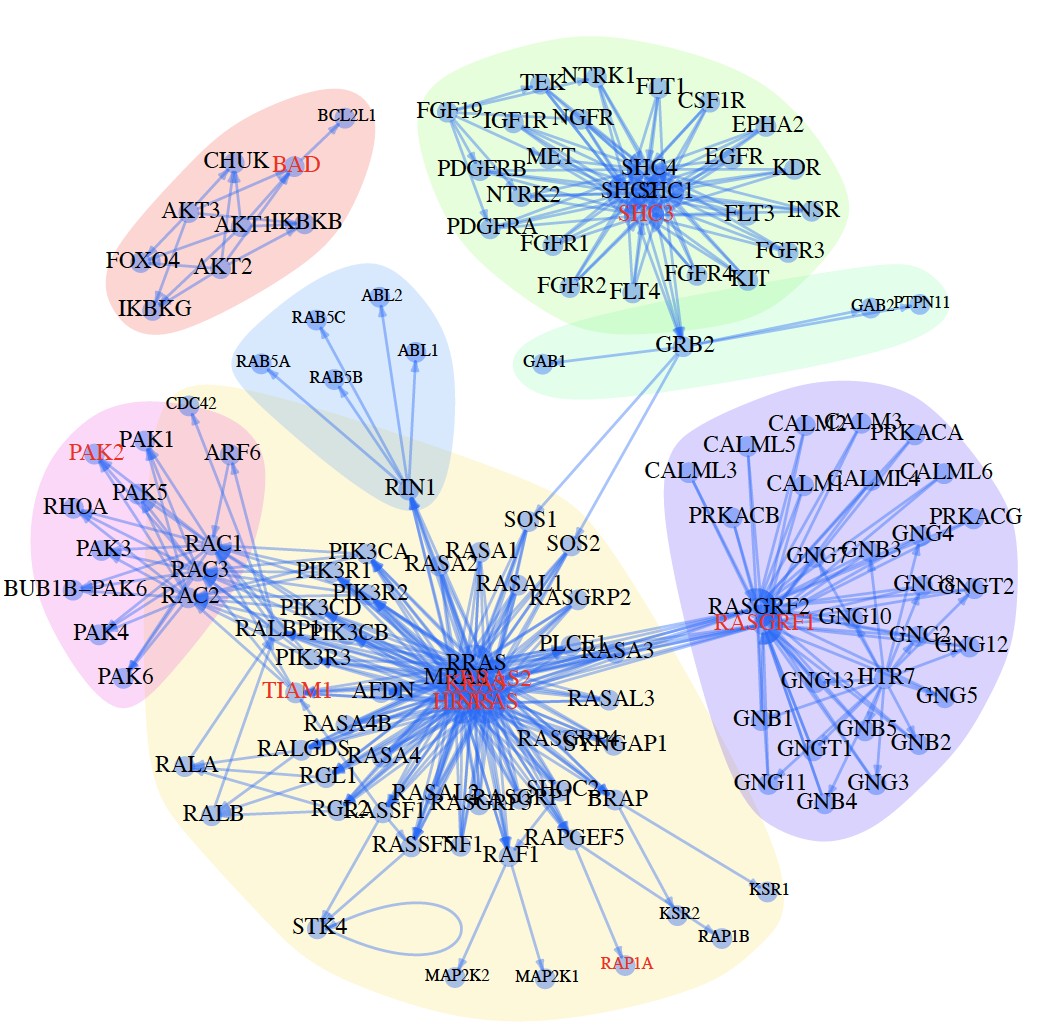

The script that drew this image:
rm(list=ls());

library(OmicPath);
library(wordcloud); 
library(qgraph);

options(stringsAsFactors = FALSE);

pid      <- "hsa04014";
infile.s <- paste0("relation_pathway_hsa.txt")
infile   <- system.file("extdata",  infile.s, package="OmicPath");
dat      <- read.table(infile, header=T);
dat.i    <- which(dat[,3]==pid);
dat.s    <- dat[dat.i,];
## remove some relationahips
dat.s    <- dat.s[-c(1:1000),];
dat.s    <- dat.s[-c(dat.s[,1]==dat.s[,2]),];
set.seed(123);
gene.i   <- sample(nrow(dat.s), 100);
## select 10 random genes 
gene.d  <- unique(dat.s[gene.i, 2])[c(1:10)];

order.i <- 2;
pdffile <- paste0("04do_neighborhood_test", order.i, ".pdf");
g0    <- igraph::graph.data.frame(dat.s, directed=T);
g     <- do_neighborhood(g0, genes = gene.d, order=order.i);
V(g)$label <- V(g)$name;

wc   <- igraph::walktrap.community(g);
col3 <- rainbow(length(wc), alpha=0.2);
col2 <- rainbow(10, alpha=0.4);

g4    <- delete_vertex_attr(g, "name");
e     <- get.edgelist(g4);
l     <- qgraph.layout.fruchtermanreingold(e, vcount=vcount(g4), weights=E(g)$weight,
                                           area=8*(vcount(g4)^2),repulse.rad=(vcount(g4)^3.1))

vertex.size        <- 4;
vertex.color       <- col2[7];
vertex.frame.color <- vertex.color;

vertex.label.cex   <- log2(c(degree(g)+.1));
vertex.label.cex[vertex.label.cex < 0.4] <- 0.4;
vertex.label.cex[vertex.label.cex > 0.6] <- 0.6;
vertex.label.color <- rep(rgb(0,0,0,1), length(V(g)$name));

v.i <- which(V(g)$name %in% gene.d);
vertex.label.color[v.i] <- "red";

pdf(pdffile, 6, 6);
plot(g,
     mark.groups=wc, mark.col=col3, mark.border=col3, mark.shape=1,
     layout=l,
     ##
     edge.color         = col2[7], 
     edge.width         = 1,
     edge.arrow.size    = 0.2,
     ##
     vertex.size        = vertex.size, 
     vertex.color       = vertex.color,
     vertex.frame.color = vertex.frame.color,
     ##
     vertex.label.dist = 0.1, 
     vertex.label.cex   = vertex.label.cex, 
     vertex.label.color = vertex.label.color,
     ## 
     main               = "",
     xlab               = ""
)
dev.off();
